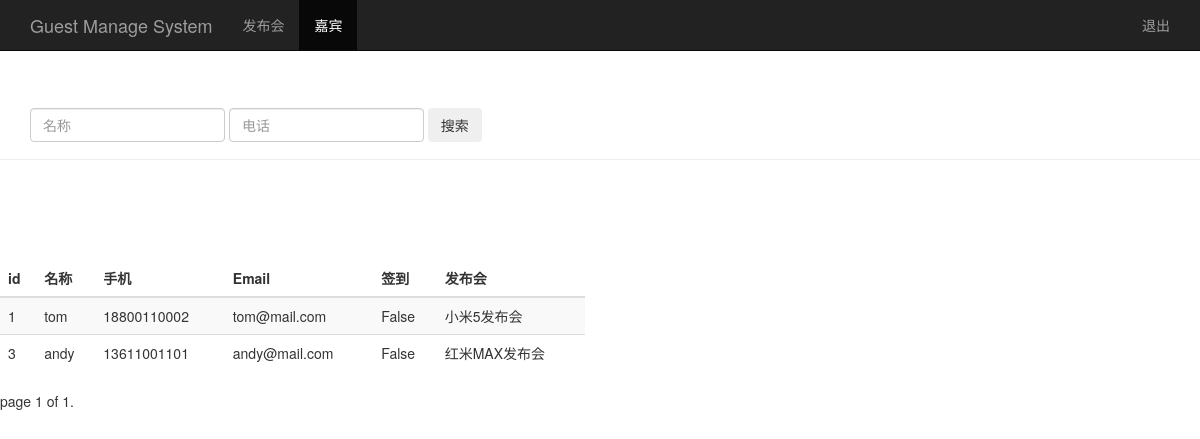
/guest_manage/, run on the app's committed database.
### sign/models.py (models this page shows, shortened)
class Guest(models.Model):
    event = models.ForeignKey(Event, on_delete=models.CASCADE)                        # 关联发布会id
    realname = models.CharField(max_length=64)              # 姓名
    phone = models.CharField(max_length=16)                 # 手机号
    email = models.EmailField()                             # 邮箱
    sign = models.BooleanField()                            # 签到状态
    create_time = models.DateTimeField(auto_now=True)       # 创建时间（自动获取当前时间）
    class Meta:
        unique_together = ("event", "phone")

class Event(models.Model):
    name = models.CharField(max_length=100)                 # 发布会标题
    limit = models.IntegerField()                           # 参加人数
    status = models.BooleanField()                          # 状态
    address = models.CharField(max_length=200)              # 地址
    start_time = models.DateTimeField('events time')        # 发布会时间
    create_time = models.DateTimeField(auto_now=True)       # 创建时间（自动获取当前时间）
    def __str__(self):
        return self.name

### sign/views.py (the view)
# urls.py: url(r'^guest_manage/$', views.guest_manage),
def guest_manage(request):
    username = request.session.get('user','')
    guest_list = Guest.objects.all()
    paginator = Paginator(guest_list, 5)
    page = request.GET.get('page')
    try:
        contacts = paginator.page(page)
    except PageNotAnInteger:
        contacts = paginator.page(1)
    except EmptyPage:
        contacts = paginator.page(paginator.num_pages)
    return render(request, "guest_manage.html", {"user":username, "guests":contacts})

### sign/templates/guest_manage.html (shortened to what this page needs)
<!DOCTYPE html>
<html lang="zn-CN">
<head>
    {% load bootstrap3 %}
    {% bootstrap_css %}
</head>
<body>
    <nav class="navbar navbar-inverse navbar-fixed-top">
        <div class="container">
            <div class="navbar-header">
                <a class="navbar-brand" href="/event_manage/">Guest Manage System</a>
            </div>
            <div id="navbar" class="collapse navbar-collapse">
                <ul class="nav navbar-nav">
                    <li><a href="/event_manage/">发布会</a></li>
                    <li class="active"><a href="#">嘉宾</a></li>
                </ul>
                <ul class="nav navbar-nav navbar-right">
                    <li><a href="#">{{user}}</a></li>
                    <li><a href="/logout/">退出</a></li>
                </ul>
            </div>
        </div>
    </nav>
    <div class="page-header" style="padding-top: 60px;">
        <div id="navbar" class="navbar-collapse collapse">
            <form class="navbar-form" method="get" action="/guest_search/">
                <div class="form-group">
                    <input name="realname" type="text" placeholder="名称" class="form-control">
                    <input name="phone" type="text" placeholder="电话" class="form-control">
                </div>
                <button type="submit" class="btn btn-success>">搜索</button>
            </form>
        </div>
    </div>
    <div class="row" style="padding-top: 80px;">
        <div class="col-md-6">
            <table class="table table-striped">
                <thead>
                <tr>
                    <th>id</th><th>名称</th><th>手机</th><th>Email</th><th>签到</th><th>发布会</th>
                </tr>
                </thead>
                <tbody>
                {% for guest in guests %}
                <tr>
                    <td>{{ guest.id }}</td>
                    <td>{{ guest.realname }}</td>
                    <td>{{ guest.phone }}</td>
                    <td>{{ guest.email }}</td>
                    <td>{{ guest.sign }}</td>
                    <td>{{ guest.event }}</td>
                </tr>
                {% endfor %}
                </tbody>
            </table>
        </div>
    </div>
    <div class="paginator">
        <span class="step-links">
                <span class="current">
                    page {{ guests.number }} of {{ guests.paginator.num_pages }}.
                </span>
        </span>
    </div>
</body>
</html>

### data on the page
Guest: id "1", realname "tom", phone "18800110002", email "tom@mail.com", sign "False", event "小米5发布会"
Guest: id "3", realname "andy", phone "13611001101", email "andy@mail.com", sign "False", event "红米MAX发布会"

### other printed values
{{ guests.number }} "1"
{{ guests.paginator.num_pages }} "1"
